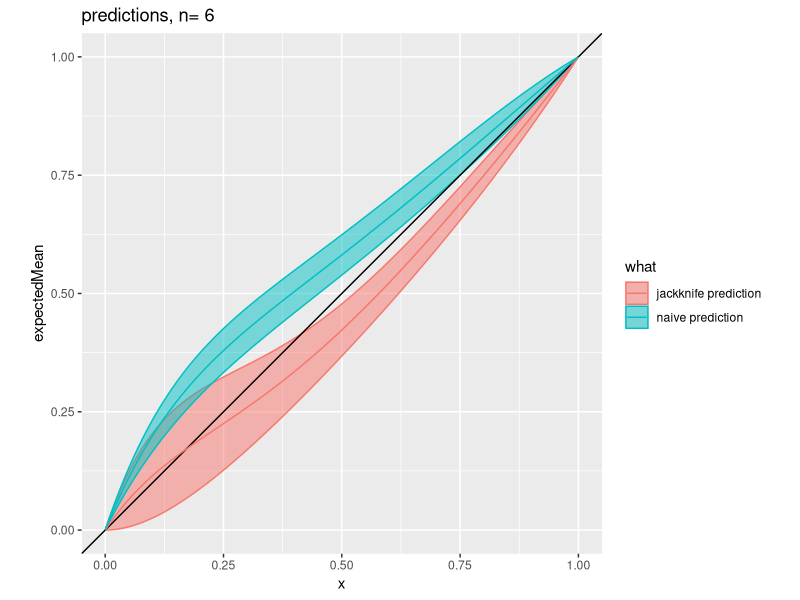
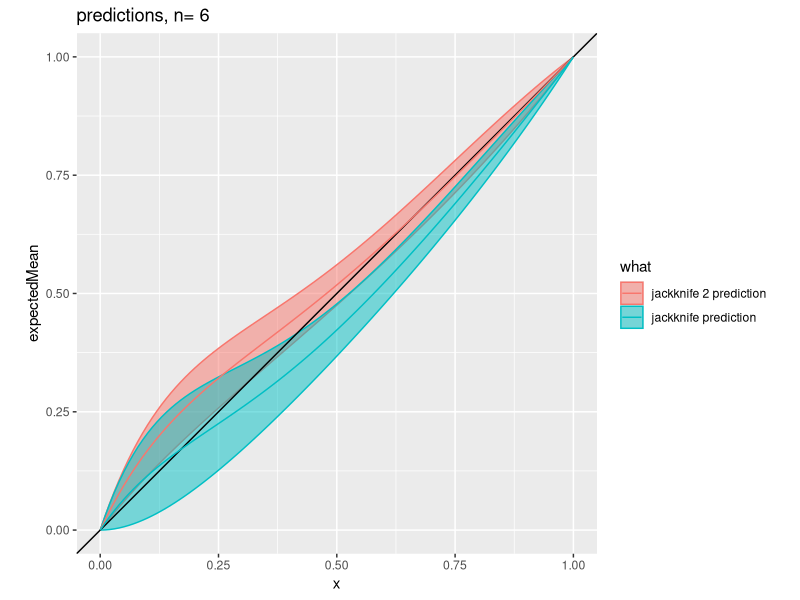
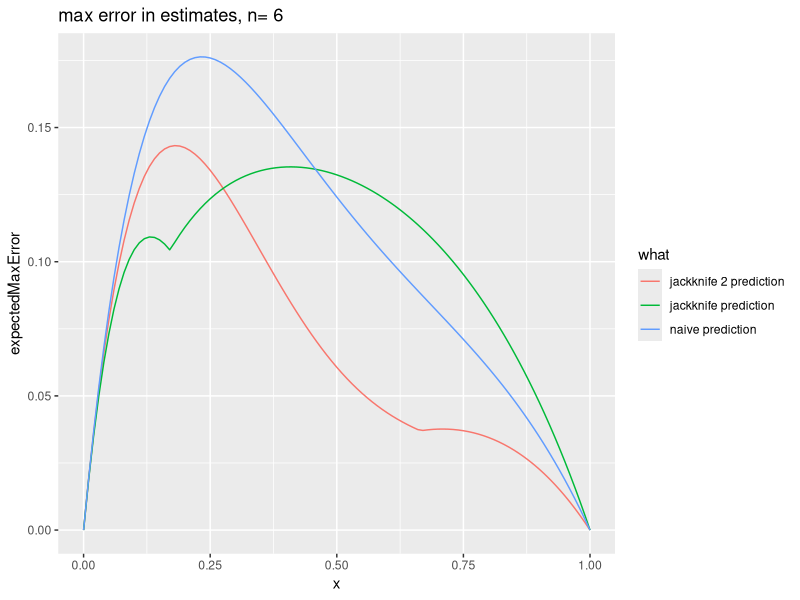
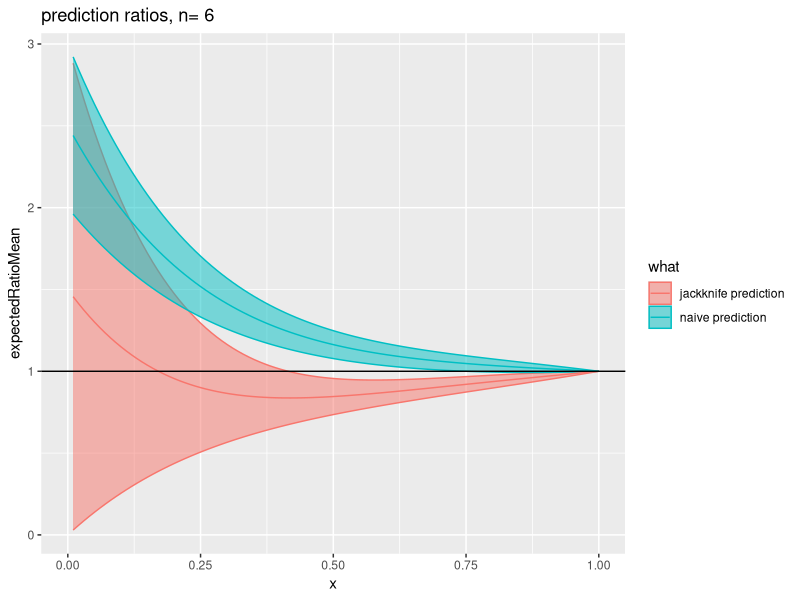
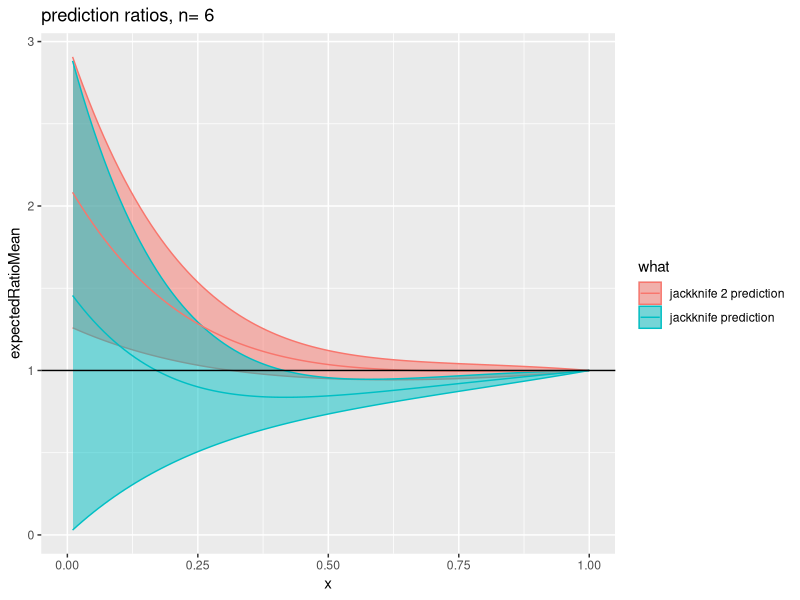
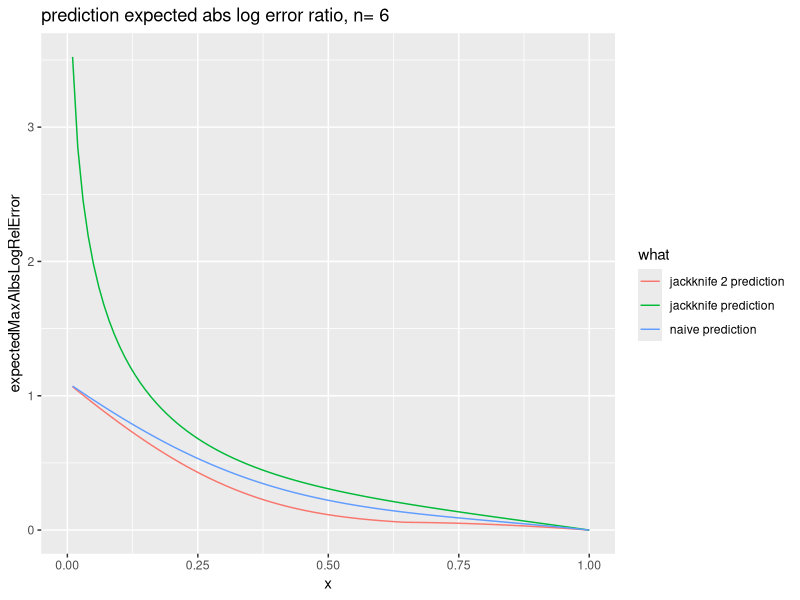

The R script that drew these images, in order:
## ---- chunk 1
library('polynom')
library('ggplot2')


# y_i = 1 with probability x, 0 otherwise
# k = # of groups
# n = # of examples
# B logistic regresion solution to y ~ 0 + est
# est formed different ways
set.seed(23225)
k <- 2
probOn <- polynomial(c(0,1))
gGroups <- paste('g',1:k,sep='')
d <- data.frame(group=rep(gGroups,3),
                y=FALSE,
                stringsAsFactors=FALSE)
n <- nrow(d)
dTest <- data.frame(group=gGroups,
                    stringsAsFactors=FALSE)

#' compute the direct expected value of y per group
#'
#' @param d data frame with y and group columns
#' @return named vector with grouped y-means
empiricalEst <- function(d) {
  d$one <- 1.0
  num <- aggregate(y~group,data=d,FUN=sum)
  den <- aggregate(one~group,data=d,FUN=sum)
  if(!all(all.equal(num$group,den$group)==TRUE)) {
    stop("name mismatch")
  }
  est <- num$y/den$one
  names(est) <- num$group
  est
}

#' compute the jackknifed expected value of y per group
#'
#' @param d data frame with y and group columns
#' @param jackDenom denominator of current observation to pull off in estimate, 1 is standard jackknife, 2 is one half jackknife
#' @return named vector with jackknifed grouped y-means
jackknifeEst <- function(d,jackDenom) {
  d$one <- 1.0
  num <- aggregate(y~group,data=d,FUN=sum)
  numM <- num$y
  names(numM) <- num$group
  numV <- numM[d$group]
  den <- aggregate(one~group,data=d,FUN=sum)
  denM <- den$one
  names(denM) <- den$group
  denV <- denM[d$group]
  if(!all(all.equal(num$group,den$group)==TRUE)) {
    stop("name mismatch")
  }
  v <- as.numeric((numV-d$y/jackDenom)/(denV-1/jackDenom))
  v[is.na(v)|is.infinite(v)|is.nan(v)] <- 0
  v
}

#' Fit a glm() on top of the dEstimate column to the d$y column, then apply this model to dTest
#'
#' Simulates the second stage of a 2-stage modeling process.
#' @param d data frame with y column
#' @param dEst numeric with one sub-model prediction per row of d
#' @param dTest frame to score on has group and est columns
#' @return dTest predictions
estimateExpectedPrediction <- function(d,dEst,dTest) {
  # catch cases unsafe for glm
  if(all(d$y) || all(!d$y) || 
     ((max(dEst)-min(dEst))<=1.0e-5)) {
    return(dTest$est)
  }
  d$est <- dEst
  m <- glm(y~0+est,data=d,family=binomial(link='logit'))
  predict(m,newdata=dTest,type='response')
}

ys <- expand.grid( rep( list(0:1), n))==1
nPredExpectedMin <- 0
jPredExpectedMin <- 0
jPredExpected2Min <- 0
nPredExpectedMean <- 0
jPredExpectedMean <- 0
jPredExpected2Mean <- 0
nPredExpectedMax <- 0
jPredExpectedMax <- 0
jPredExpected2Max <- 0
for(ii in seq_len(nrow(ys))) {
  y <- as.logical(ys[ii,])
  d$y <- y
  py <- probOn^(sum(y))*(1-probOn)^(length(y)-sum(y))
  empEstD <- empiricalEst(d)
  dTest$est <- as.numeric(empEstD[dTest$group])
  nPred <- estimateExpectedPrediction(d,empEstD[d$group],dTest)
  nPredExpectedMin <- nPredExpectedMin + min(nPred)*py
  nPredExpectedMean <- nPredExpectedMean + mean(nPred)*py
  nPredExpectedMax <- nPredExpectedMax + max(nPred)*py
  jPred <- estimateExpectedPrediction(d,jackknifeEst(d,1),dTest)
  jPredExpectedMin <- jPredExpectedMin + min(jPred)*py
  jPredExpectedMean <- jPredExpectedMean + mean(jPred)*py
  jPredExpectedMax <- jPredExpectedMax + max(jPred)*py
  jPred2 <- estimateExpectedPrediction(d,jackknifeEst(d,2),dTest)
  jPredExpected2Min <- jPredExpected2Min + min(jPred2)*py
  jPredExpected2Mean <- jPredExpected2Mean + mean(jPred2)*py
  jPredExpected2Max <- jPredExpected2Max + max(jPred2)*py
}

print('naive prediction')
print(nPredExpectedMin)
print(nPredExpectedMean)
print(nPredExpectedMax)

print('jackknife prediction')
print(jPredExpectedMin)
print(jPredExpectedMean)
print(jPredExpectedMax)

print('jackknife 2 prediction')
print(jPredExpectedMin)
print(jPredExpectedMean)
print(jPredExpectedMax)

print('ideal prediction')
print(probOn)

plotD <- data.frame(x=seq(0,1,by=0.01),
                    stringsAsFactors = FALSE)
plotD2 <- plotD
plotD2$what <- 'naive prediction'
plotD2$expectedMin <- as.function(nPredExpectedMin)(plotD$x)
plotD2$expectedMean <- as.function(nPredExpectedMean)(plotD$x)
plotD2$expectedMax <- as.function(nPredExpectedMax)(plotD$x)
plotD3 <- plotD
plotD3$what <- 'jackknife prediction'
plotD3$expectedMin <- as.function(jPredExpectedMin)(plotD$x)
plotD3$expectedMean <- as.function(jPredExpectedMean)(plotD$x)
plotD3$expectedMax <- as.function(jPredExpectedMax)(plotD$x)
plotD4 <- plotD
plotD4$what <- 'jackknife 2 prediction'
plotD4$expectedMin <- as.function(jPredExpected2Min)(plotD$x)
plotD4$expectedMean <- as.function(jPredExpected2Mean)(plotD$x)
plotD4$expectedMax <- as.function(jPredExpected2Max)(plotD$x)
plotD <- rbind(plotD2,plotD3,plotD4)

ggplot(data=rbind(plotD2,plotD3),mapping=aes(x=x,
                                             y=expectedMean,
                                             ymin=expectedMin,ymax=expectedMax,
                              color=what,fill=what)) +
  geom_ribbon(alpha=0.5) +
  geom_abline() + 
  geom_line() +
  coord_fixed() +
  ggtitle(paste('predictions, n=',n))

ggplot(data=rbind(plotD3,plotD4),
       mapping=aes(x=x,
                   y=expectedMean,
                   ymin=expectedMin,ymax=expectedMax,
                              color=what,fill=what)) +
  geom_ribbon(alpha=0.5) +
  geom_abline() + 
  geom_line() +
  coord_fixed() +
  ggtitle(paste('predictions, n=',n))

plotDA <- rbind(plotD2,plotD3,plotD4)
plotDA$expectedMaxError <- pmax(abs(plotDA$x-plotDA$expectedMin),
                               abs(plotDA$expectedMax-plotDA$x))
ggplot(data=plotDA,mapping=aes(x=x,y=expectedMaxError,
                              color=what,fill=what)) +
  geom_line() +
  ggtitle(paste('max error in estimates, n=',n))



plotR <- data.frame(x=seq(0,1,by=0.01),
                    stringsAsFactors = FALSE)
plotR1ratio <- as.function(probOn)(plotR$x)
plotR2 <- plotR
plotR2$what <- 'naive prediction'
plotR2$expectedRatioMin <- as.function(nPredExpectedMin)(plotR$x)/plotR1ratio
plotR2$expectedRatioMean <- as.function(nPredExpectedMean)(plotR$x)/plotR1ratio
plotR2$expectedRatioMax <- as.function(nPredExpectedMax)(plotR$x)/plotR1ratio
plotR3 <- plotR
plotR3$what <- 'jackknife prediction'
plotR3$expectedRatioMin <- as.function(jPredExpectedMin)(plotR$x)/plotR1ratio
plotR3$expectedRatioMean <- as.function(jPredExpectedMean)(plotR$x)/plotR1ratio
plotR3$expectedRatioMax <- as.function(jPredExpectedMax)(plotR$x)/plotR1ratio
plotR4 <- plotR
plotR4$what <- 'jackknife 2 prediction'
plotR4$expectedRatioMin <- as.function(jPredExpected2Min)(plotR$x)/plotR1ratio
plotR4$expectedRatioMean <- as.function(jPredExpected2Mean)(plotR$x)/plotR1ratio
plotR4$expectedRatioMax <- as.function(jPredExpected2Max)(plotR$x)/plotR1ratio

ggplot(data=rbind(plotR2,plotR3),
       mapping=aes(x=x,
                   y=expectedRatioMean,
                   ymin=expectedRatioMin,ymax=expectedRatioMax,
                   color=what,fill=what)) +
  geom_ribbon(alpha=0.5) +
  geom_line() + 
  geom_hline(yintercept=1) +
  ggtitle(paste('prediction ratios, n=',n))

ggplot(data=rbind(plotR3,plotR4),
       mapping=aes(x=x,
                   y=expectedRatioMean,
                   ymin=expectedRatioMin,ymax=expectedRatioMax,
                   color=what,fill=what)) +
  geom_ribbon(alpha=0.5) +
  geom_line() +
  geom_hline(yintercept=1) +
  ggtitle(paste('prediction ratios, n=',n))


plotRA <- rbind(plotR2,plotR3,plotR4)
plotRA$expectedMaxAlbsLogRelError <- pmax(abs(log(plotRA$expectedRatioMin)),
                               abs(log(plotRA$expectedRatioMax)))
ggplot(data=plotRA,
       mapping=aes(x=x,
                   y=expectedMaxAlbsLogRelError,
                   color=what,fill=what)) +
  geom_line() +
  ggtitle(paste('prediction expected abs log error ratio, n=',n))
